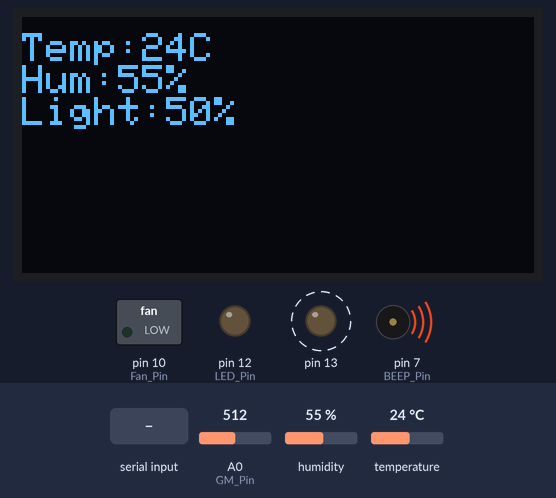
A sketch run on a simulated Arduino Uno, built with avr-gcc and run on an emulated ATmega328P. Shown: 128×64 one-colour display, switched loads named in the sketch (green lamp = pin HIGH), output pins drawn as LEDs (lit = HIGH), buzzer (waves = sounding, pin HIGH). Wiring (inferred from the names in the program): DHT11 sensor: data pin 2. Dashed ring = blinking. Inputs (shaded band) come from the test bench; at power-on: humidity 55 %, temperature 24 °C, A0 (GM_Pin) = 512. What the sketch prints to the serial monitor is not drawn.

Above: at 3.1 s.
3.2 s: humidity set to 41 %
At 7.9 s:
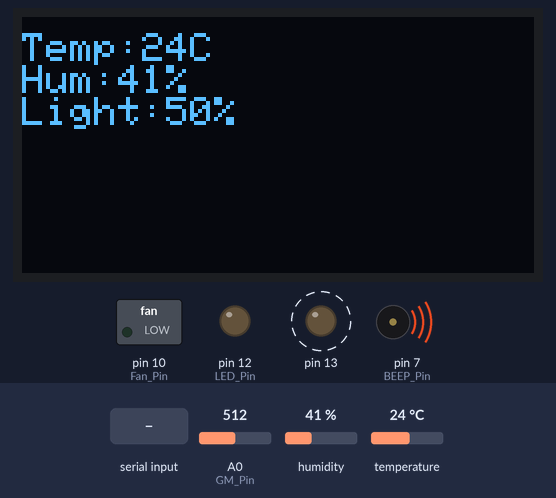
8.4 s: humidity set to 38 %
At 11.8 s:
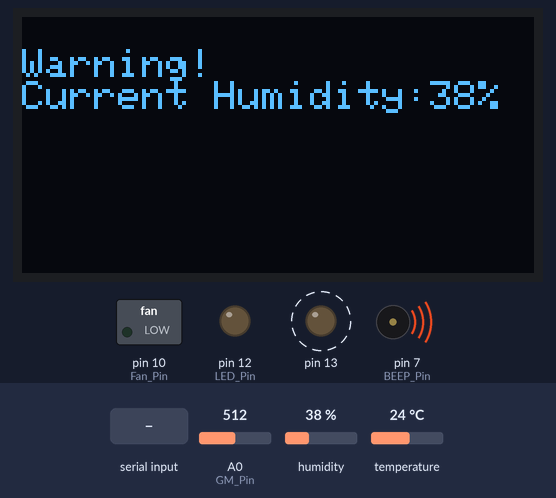
12.3 s: temperature set to 26 °C
At 16.4 s:
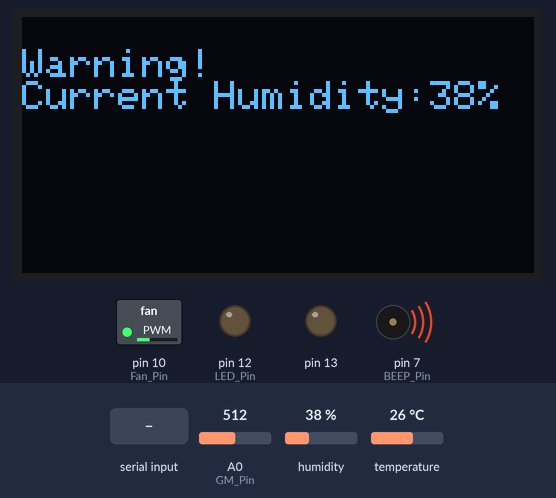
16.6 s: "^" received over Serial
At 21.3 s:
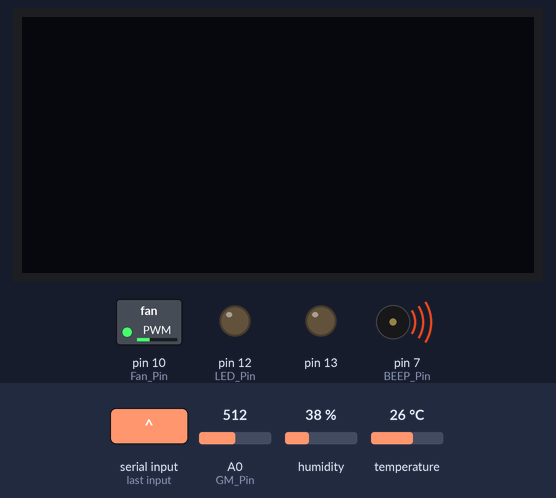
21.6 s: temperature set to 33 °C
At 26.4 s:
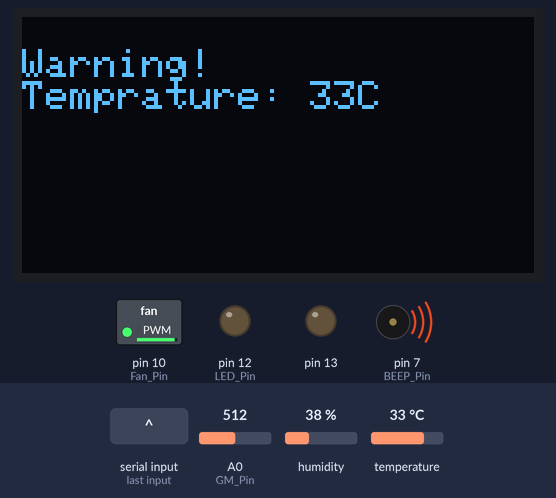
26.8 s: A0 (GM_Pin) set to 742
At 29.9 s:
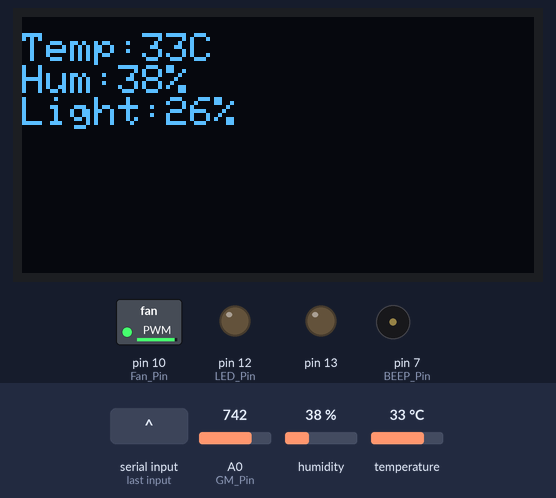
31.1 s: A0 (GM_Pin) set to 761
Timing chart, 0 to 37.3 s (numbered marks = the images above; inputs shaded):
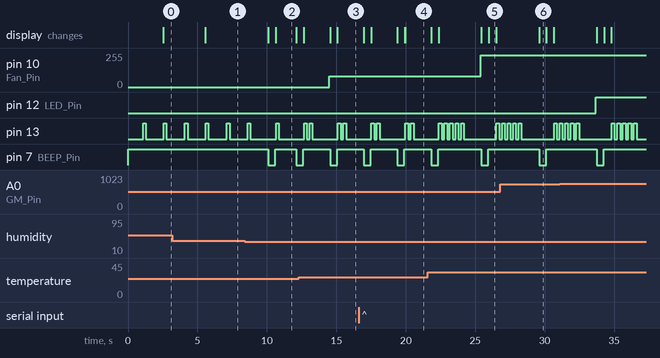

Measured:
- the behaviour switches between 40 and 39 % on humidity (found by bisection; images 1 and 2)
- the behaviour switches between 24 and 25 °C on temperature (found by bisection; images 2 and 3)
- after the input at 3.2 s, the display: changes after 2.4 s (image 1)
- after the input at 8.4 s, pin 13: LOW → HIGH after 2.3 s, → LOW 0.20 s later; pin 7 (BEEP_Pin): HIGH → LOW after 1.7 s, → HIGH 0.50 s later, → LOW 1.5 s later; the display: first changes after 1.7 s (image 2 shows a later state)
- after the input at 12.3 s, pin 10 (Fan_Pin): 0/255 → 80/255 after 2.2 s
- after the input at 16.6 s, the display: first differs from a run without the input after 3.4 s (image 4)
- after the input at 21.6 s, pin 10 (Fan_Pin): 80/255 → 240/255 after 3.8 s; pin 7 (BEEP_Pin): HIGH → LOW after 3.9 s, → HIGH 0.50 s later
- after the input at 31.1 s, pin 12 (LED_Pin): LOW → HIGH after 2.6 s

The sketch:

Final_Task.ino
```cpp
#include <MsTimer2.h>
#include <Adafruit_GFX.h>//申明OLED 12864的函数库
#include <Adafruit_SSD1306.h>//申明OLED 12864的函数库
#include <IRremote.h>
#include "dht11.h"

#define Fan_Pin       10                  // 风扇PWM管脚
#define DHT11_Pin     2                  // 温湿度传感器管脚
#define GM_Pin       A0                 //光敏管脚
#define LED_Pin      12                 //双色LED管脚
#define OLED_RESET   8
#define RECV_PIN     11                   // 红外接收引脚

int GetTempToPWM(float v_fTemp); //将温度转换为风扇转速的PWM值
int serial_putc( char c, struct __file * ); //重定向输出函数
void printf_begin(void); //初始化重定向输出函数
void UploadTemp(); //向串口监视器返回温湿度信息
void DisplaySpeed(int v_iNum);   //板载LED显示当前风扇转速档位
void runtimeDHT(); //运行时对DHT11的调用，读取温湿度值并转换为风扇挡位，同时输出数值
void runtimePhoto(); //运行时对光敏电阻的调用，读取环境亮度并修改LED亮度
void displayEnv(); //在OLED上显示温湿度、光照数据
void warning(); //报警
void displayWaringT(); //显示温度报警信息
void displayWaringH(); //显示湿度报警信息

// 解析串口通信
int incomingByte = 0;
char inputString[20] = {0};
boolean newLineReceived = false;
boolean startBit  = false;
String returntemp = "";

// OLED
Adafruit_SSD1306 display(OLED_RESET);

// 蜂鸣器
int BEEP_Pin = 7;

//dht11温湿度传感器、风扇模块
dht11 DHT11;
float fTempCtr[5] = { 5.0f, 25.0f, 28.0f, 30.0f, 32.0f};       //存储温度阀值
const int iSpeedPwm[5] = {0, 80, 80, 160, 240};  //存储不同阀值对应不同速度
float g_fTemp= 0.0;
float g_humidity = 0.0;
float g_limitTfloor = 20.0;
float g_limitTceil = 30.0;
float g_limitHfloor = 40.0;
float g_limitHceil = 70.0;
unsigned int g_count = 10;

//光敏传感器
int g_GM = 0;
int g_LT = 0;
int g_LIMIT = 25;

//红外遥控器
IRrecv irrecv(RECV_PIN);
decode_results results;//结构声明
boolean signalReceived = false;
long IRcode = 0;


void setup() {
  //初始化温湿度传感器管脚、风扇、板载LEDIO口、双色LED IO口为输出方式
  pinMode(DHT11_Pin, OUTPUT);
  pinMode(Fan_Pin, OUTPUT);
  pinMode(BEEP_Pin, OUTPUT);
  pinMode(LED_Pin, OUTPUT);
  pinMode(RECV_PIN, INPUT);   //端口模式，输入
  pinMode(13, OUTPUT);      //端口模式，输出

  digitalWrite(BEEP_Pin, HIGH);
  printf_begin();
  Serial.begin(9600);	          //波特率9600 （WIFI通讯设定波特率）
  MsTimer2::set(1000, UploadTemp);        // 中断设置函数，每 1000ms 进入一次中断
  MsTimer2::start();                //开始计时
  irrecv.enableIRIn(); // Start the receiver

  display.begin(SSD1306_SWITCHCAPVCC, 0x3c);  // initialize with the I2C addr 0x3D (for the 128x64)
  display.clearDisplay();   // 清屏
  display.setTextSize(2);   //字体尺寸大小2
  display.setTextColor(WHITE);//字体颜色为白色
  display.setCursor(0,8); //把光标定位在第16行，第0列
  display.print("Hi there!");//显示问候语
  display.display();//显示
  delay(1000);

  //******************************************************

}

void loop()
{
  Serial.println(inputString);
  runtimeDHT();
  runtimePhoto();
  displayEnv();
  if (((g_fTemp < g_limitTfloor) || (g_fTemp > g_limitTceil)) || ((g_humidity < g_limitHfloor) || (g_humidity > g_limitHceil)))
  {
    warning();//这里是怕warning()被重复调用影响时序逻辑
    Serial.println("Warning!");
  }
  if ((g_fTemp < g_limitTfloor) || (g_fTemp > g_limitTceil))
  {
    displayWaringT();
  }
  if ((g_humidity < g_limitHfloor) || (g_humidity > g_limitHceil))
  {
    displayWaringH();
  }
  if (irrecv.decode(&results))
   {
      IRcode = results.value;
      Serial.println(results.value);
      irrecv.resume();
      signalReceived = true;
   }
   if (signalReceived)
  {
    protocol();
  }
  if (newLineReceived)
  {
    displayLine();
    newLineReceived = false;
    memset(inputString, sizeof(inputString), 0);
  }
}

/**
* Function       serialEvent
* @author        zhulin
* @date          2017.11.14
* @brief         串口接收中断   serialEvent()是IDE1.0及以后版本新增的功能，不清楚为什么大部份人不愿意用，这个可是相当于中断功能一样的啊!
* @param[in]     void
* @retval        void
* @par History   无
*/
void serialEvent()
{
  int i = 0;
  while (Serial.available())
  {
    incomingByte = Serial.read();
    if(incomingByte == '$')
    {
      startBit= true;
    }
    if(startBit == true)
    {
       inputString[i++] = (char) incomingByte;
    }
    if (incomingByte == '^')
    {
       newLineReceived = true;
       startBit = false;
    }
  }
}

int GetTempToPWM(float v_fTemp)
{
  /*小于2档以下都算是1档*/
  if(v_fTemp < fTempCtr[1])    //如果当前温度小于温度阈值20.0f
  {
    DisplaySpeed(1);          //风扇1档
    delay(1000);              //延时1000ms
    return iSpeedPwm[0];      //返回速度0
  }
  else if((v_fTemp >= fTempCtr[1]) && (v_fTemp < fTempCtr[2])) //如果当前温度大于等于温度阈值20.0f且小于温度阈值25.0f
  {
    DisplaySpeed(2);        //风扇2档
    delay(1000);            //延时1000ms
    return iSpeedPwm[1];    //返回速度120
  }
  else if((v_fTemp >= fTempCtr[2]) && (v_fTemp < fTempCtr[3]))  //如果当前温度大于等于温度阈值25.0f且小于温度阈值28.0f
  {
    DisplaySpeed(3);        //风扇3档
    delay(1000);            //延时1000ms
    return iSpeedPwm[2];    //返回速度160
  }
  else if((v_fTemp >= fTempCtr[3]) && (v_fTemp < fTempCtr[4]))  //如果当前温度大于等于温度阈值28.0f且小于温度阈值32.0f
  {
    DisplaySpeed(4);        //风扇4档
    delay(1000);            //延时1000ms
    return iSpeedPwm[3];    //返回速度160
  }
  else if(v_fTemp > fTempCtr[4])                                //如果当前温度大于等于温度阈值32.0f
  {
    DisplaySpeed(5);       //风扇5档
    delay(1000);           //延时1000ms
    return iSpeedPwm[4];   //返回速度240
  }
}

void DisplaySpeed(int v_iNum)   //板载LED显示当前档位
{
  for(int i=0; i < v_iNum; i++)  //当前档位为多少，风扇就亮几次
  {
    digitalWrite(13, HIGH);
    delay(200);
    digitalWrite(13, LOW);
    delay(200);
  }

}

void UploadTemp()
{
    char temp[50] = {0};
    snprintf(temp, sizeof(temp), "Temp:%dC, Hum:%d%%, Light:%d%%", (int)g_fTemp, (int)g_humidity, (int)g_LT);
    Serial.println(temp);
    Serial.print("Light_limit:");
    Serial.println(g_LIMIT);

}

void runtimeDHT() //运行时对DHT11的调用
{
  int chk = DHT11.read(DHT11_Pin);           //读取温湿度传感器管脚的数值
  g_fTemp = (float)DHT11.temperature;
  g_humidity = (float)DHT11.humidity;
  int voltage = GetTempToPWM(g_fTemp);        //g_fTemp赋值为浮点型读取到的温度值
  analogWrite(Fan_Pin, voltage);
  UploadTemp();
  Serial.print("Fan Speed:");
  Serial.println(voltage); //根据现在温度输出不同PWM控制风扇转速
}

void runtimePhoto() //运行时对光敏电阻的调用
{
  int val = analogRead(GM_Pin); //读取A0口的电压值并赋值到val
  g_GM = -10 * val + 10000;
  g_LT = map(g_GM, 10000, 0, 255, 0);   //10000-0 划分到 0-255
  Serial.print("Current_light:");
  Serial.println(g_LT);
  if (g_LT < ((float)g_LIMIT / 100 * 255))
  {
    analogWrite(LED_Pin, 255 - g_LT);
  }
  else
  {
    analogWrite(LED_Pin, 0);
  }
  //analogWrite(LED_Pin, g_LT);           //将划分好后的值模拟写入LED管脚
  g_LT = map(g_LT, 255, 0, 100, 0);   //0-255 划分到 0-100
  printf("Lx:%d, lightMode:%d\n", g_GM, g_LT); //打印光强和亮度
}

/*printf格式化字符串初始化*/
int serial_putc( char c, struct __file * )
{
  Serial.write( c );
  return c;
}
void printf_begin(void)
{
  fdevopen( &serial_putc, 0 );
}

// @attention 还是不能显示浮点数
void displayEnv()
{
    char temp[20] = {0};
    display.clearDisplay();   // 清屏
    display.setTextSize(1);   //字体尺寸大小1
    display.setTextColor(WHITE);//字体颜色为白色
    display.setCursor(0,4); //把光标定位在第16行，第0列
    snprintf(temp, sizeof(temp), "Temp:%dC", (int)g_fTemp);
    display.print(temp);//显示时间
    display.setCursor(0,12); //把光标定位在第16行，第0列
    snprintf(temp, sizeof(temp), "Hum:%d%%", (int)g_humidity);
    display.print(temp);//显示时间
    display.setCursor(0,20); //把光标定位在第16行，第0列
    snprintf(temp, sizeof(temp), "Light:%d%%", (int)g_LT);
    display.print(temp);//显示时间
    display.display();//显示
}

void protocol()
{
  switch (IRcode)
    {
      case 16754775:
        Serial.print("Before:");
        Serial.print(g_LIMIT);
        g_LIMIT += 5;
        Serial.print(" After:");
        Serial.println(g_LIMIT);
        break;
      case 16769055:
        //光敏阈值-5
        Serial.print("Before:");
        Serial.print(g_LIMIT);
        g_LIMIT -= 5;
        Serial.print(" After:");
        Serial.println(g_LIMIT);
        break;
      case 16712445:
        //温度上限+1
        Serial.print("Before:");
        Serial.print(g_limitTceil);
        g_limitTceil += 1;
        Serial.print(" After:");
        Serial.println(g_limitTceil);
        break;
      case 16720605:
        //温度上限-1
        Serial.print("Before:");
        Serial.print(g_limitTceil);
        g_limitTceil -= 1;
        Serial.print(" After:");
        Serial.println(g_limitTceil);
        break;
      case 16769565:
        //温度下限+1
        Serial.print("Before:");
        Serial.print(g_limitTfloor);
        g_limitTfloor += 1;
        Serial.print(" After:");
        Serial.println(++g_limitTfloor);
        break;
      case 16753245:
        //温度下限-1
        Serial.print("Before:");
        Serial.print(g_limitTfloor);
        g_limitTfloor -= 1;
        Serial.print(" After:");
        Serial.println(--g_limitTfloor);
        break;
       case 16750695:
      //   //湿度上限+1
         Serial.print("Before:");
         Serial.print(g_limitHceil);
         Serial.print(" After:");
         Serial.println(++g_limitHceil);
         break;
       case 16756815:
        //湿度上限-1
        Serial.print("Before:");
        Serial.print(g_limitHceil);
        Serial.print(" After:");
        Serial.println(--g_limitHceil);
        break;
      case 16724175:
        Serial.print("Before:");
        Serial.print(g_limitHfloor);
        Serial.print(" After:");
        Serial.println(g_limitHfloor);
        break;
      case 16738455:
        Serial.print("Before:");
        Serial.print(g_limitHfloor);
        Serial.print("After:");
        Serial.println(g_limitHfloor);
        break;
      default:
        break;
    }
    IRcode = 0;
    signalReceived = false;
}

void warning()
{
  // TODO 超标的时候报警
  digitalWrite(BEEP_Pin,LOW);
  delay(500);
  digitalWrite(BEEP_Pin,HIGH);
}

void displayWaringT()
{
    // TODO 显示温度报警信息
    char temp[30] = {0};
    snprintf(temp, sizeof(temp), "Warning!\nTemprature: %dC", (int)g_fTemp);
    display.clearDisplay();   // 清屏
    display.setTextSize(1);   //字体尺寸大小1
    display.setTextColor(WHITE);//字体颜色为白色
    display.setCursor(0,8); //把光标定位在第8行，第0列
    display.print(temp);//显示时间
    display.display();//显示
    delay(500);
}

void displayWaringH()
{
  // TODO 显示湿度报警信息
  char temp[30] = {0};
    snprintf(temp, sizeof(temp), "Warning!\nCurrent Humidity:%d%%", (int)g_humidity);
    display.clearDisplay();   // 清屏
    display.setTextSize(1);   //字体尺寸大小2
    display.setTextColor(WHITE);//字体颜色为白色
    // display.setCursor(0,0); //把光标定位在第0行，第0列
    // display.print("ChuangLeBo");//显示字符
    display.setCursor(0,8); //把光标定位在第16行，第0列
    display.print(temp);//显示时间
    // display.setCursor(0,48); //把光标定位在第48行，第0列
    // display.print(" Wellcom!"); //显示字符
    display.display();//显示
}

void displayLine()
{
  display.clearDisplay();   // 清屏
  display.setTextSize(1);   //字体尺寸大小1
  display.setTextColor(WHITE);//字体颜色为白色
  for (int i = 0; inputString[i] != '\0'; i++)
  {
    display.setCursor(i*6,4); //把光标定位在第16行，第0列
    display.print(inputString[i]);//显示
  }
  display.display();//显示
}
```

dht11.cpp
```cpp
// (licence header left out)
#include "dht11.h"

// Return values:
// DHTLIB_OK
// DHTLIB_ERROR_CHECKSUM
// DHTLIB_ERROR_TIMEOUT
int dht11::read(int pin)
{
	// BUFFER TO RECEIVE
	uint8_t bits[5];
	uint8_t cnt = 7;
	uint8_t idx = 0;

	// EMPTY BUFFER
	for (int i=0; i< 5; i++) bits[i] = 0;

	// REQUEST SAMPLE
	pinMode(pin, OUTPUT);
	digitalWrite(pin, LOW);
	delay(18);
	digitalWrite(pin, HIGH);
	delayMicroseconds(40);
	pinMode(pin, INPUT);

	// ACKNOWLEDGE or TIMEOUT
	unsigned int loopCnt = 10000;
	while(digitalRead(pin) == LOW)
		if (loopCnt-- == 0) return DHTLIB_ERROR_TIMEOUT;

	loopCnt = 10000;
	while(digitalRead(pin) == HIGH)
		if (loopCnt-- == 0) return DHTLIB_ERROR_TIMEOUT;

	// READ OUTPUT - 40 BITS => 5 BYTES or TIMEOUT
	for (int i=0; i<40; i++)
	{
		loopCnt = 10000;
		while(digitalRead(pin) == LOW)
			if (loopCnt-- == 0) return DHTLIB_ERROR_TIMEOUT;

		unsigned long t = micros();

		loopCnt = 10000;
		while(digitalRead(pin) == HIGH)
			if (loopCnt-- == 0) return DHTLIB_ERROR_TIMEOUT;

		if ((micros() - t) > 40) bits[idx] |= (1 << cnt);
		if (cnt == 0)   // next byte?
		{
			cnt = 7;    // restart at MSB
			idx++;      // next byte!
		}
		else cnt--;
	}

	// WRITE TO RIGHT VARS
        // as bits[1] and bits[3] are allways zero they are omitted in formulas.
	humidity    = bits[0];
	temperature = bits[2];

	uint8_t sum = bits[0] + bits[2];

	if (bits[4] != sum) return DHTLIB_ERROR_CHECKSUM;
	return DHTLIB_OK;
}
//
// END OF FILE
//
```

dht11.h
```cpp
#ifndef dht11_h
#define dht11_h

#if defined(ARDUINO) && (ARDUINO >= 100)
#include <Arduino.h>
#else
#include <WProgram.h>
#endif

#define DHT11LIB_VERSION "0.4.1"

#define DHTLIB_OK				0
#define DHTLIB_ERROR_CHECKSUM	-1
#define DHTLIB_ERROR_TIMEOUT	-2

class dht11
{
public:
    int read(int pin);
	int humidity;
	int temperature;
};
#endif
//
// END OF FILE
//
```
